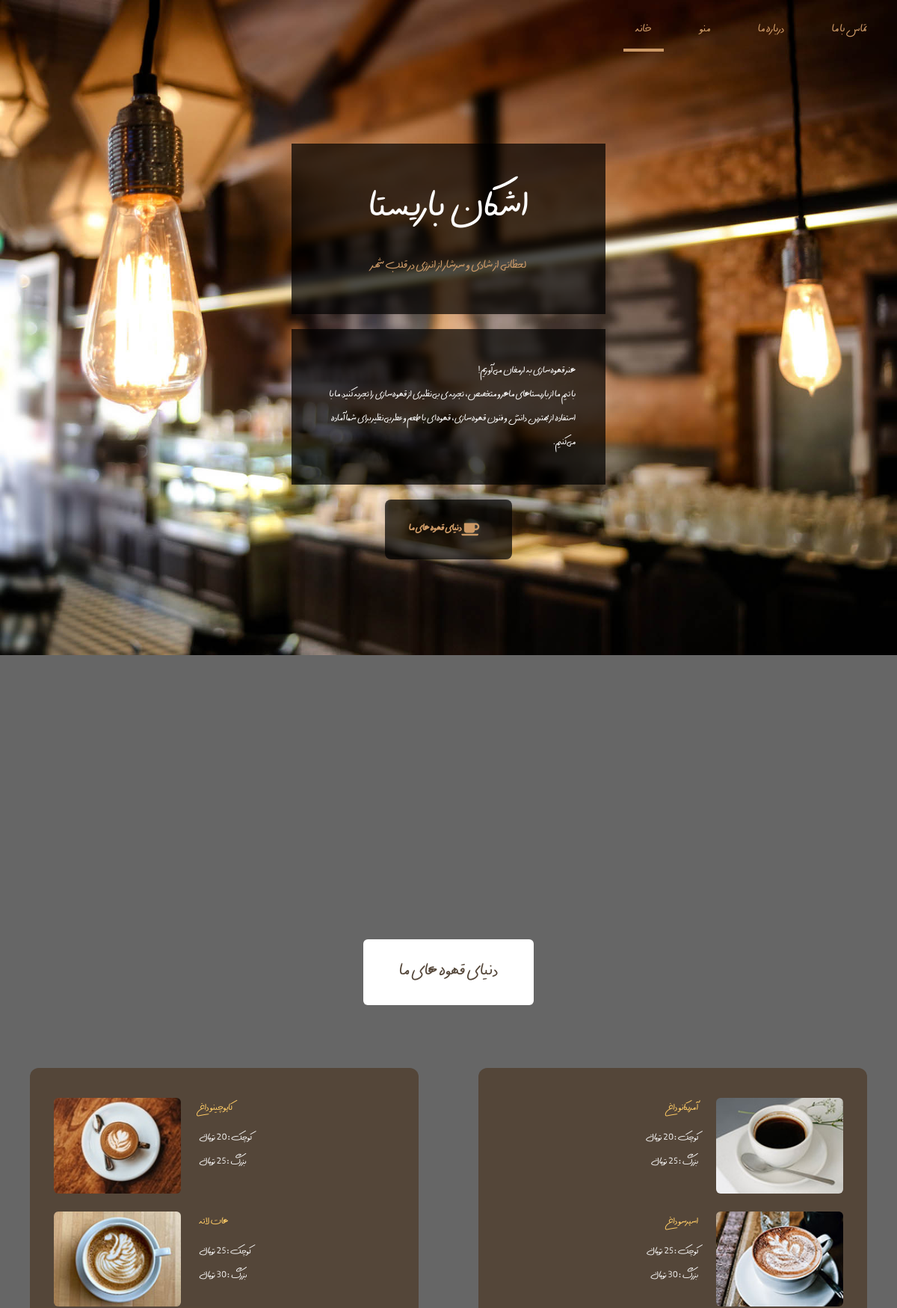
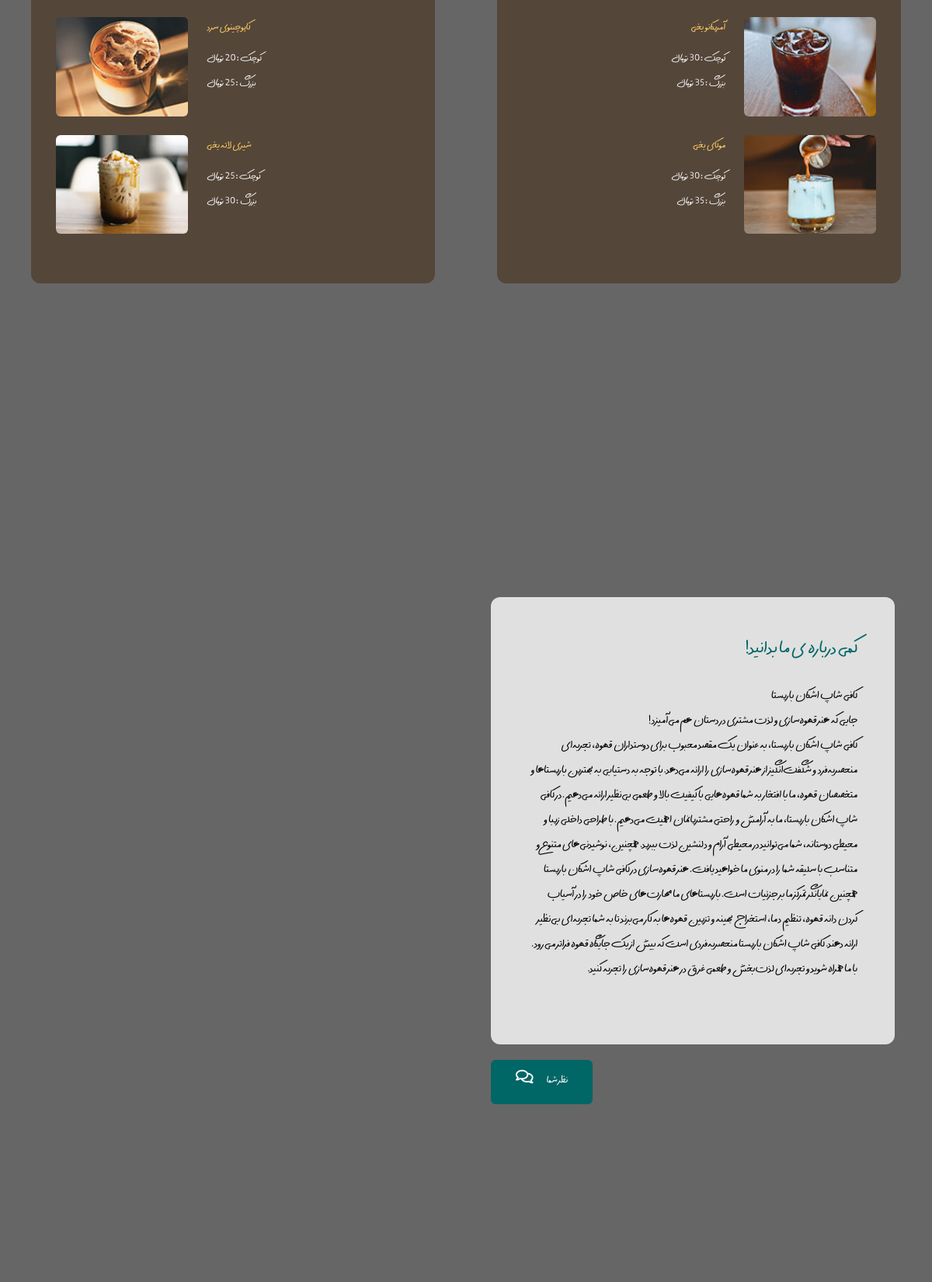
The page / (upper part) on the database its author committed (2 pictures, top to bottom).
### index_app/models.py (models this page shows, shortened)
class Coffee(models.Model):
    coffeeName=models.CharField(default='',max_length=50)
    coffeeImage=models.ImageField(upload_to="images")
    coffeeSmall=models.IntegerField(default=20)
    coffeeBig=models.IntegerField(default=20)

### index_app/views.py (the view)
# urls.py: path('',index)
def index(request):
    coffees = Coffee.objects.all()
    list1 = []
    list2 = []
    count = 0
    for i in coffees:
        if count % 2 == 0:
            list1.append(i)
        else:
            list2.append(i)
        count += 1
    name = request.GET.get("name")
    email = request.GET.get("email")
    text = request.GET.get("message")
    if name is not None and email is not None and text is not None:
        ClientComment.objects.create(name=name, email=email, text=text)
        return redirect("/")
    return render(request, "index_app/index.html", context={"list1": list1, "list2": list2})

### index_app/templates/index_app/index.html (shortened to what this page needs)
<!DOCTYPE html>
<html lang="en">
<head>
    {% load static %}
    <link rel="stylesheet" href="{% static 'index_app/css/all.min.css' %}">
    <link rel="stylesheet" href="{% static 'index_app/css/tailwind.css' %}">
    <link rel="stylesheet" href="{% static 'index_app/css/tooplate-antique-cafe.css' %}">
</head>
<body style="font-family: digi_maryam;">
<div id="intro" class="parallax-window" data-parallax="scroll"
     data-image-src="{% static 'index_app/img/antique-cafe-bg-01.jpg' %}">
    <nav id="tm-nav" class="fixed w-full">
        <div class="tm-container mx-auto px-2 md:py-6 text-right">
            <ul class="mb-3 md:mb-0 text-2xl font-normal flex justify-end flex-col md:flex-row">
                <li class="inline-block mb-4 mx-4"><a href="#intro" class="tm-text-gold py-1 md:py-3 px-4">خانه</a></li>
                <li class="inline-block mb-4 mx-4"><a href="#menu" class="tm-text-gold py-1 md:py-3 px-4">منو</a></li>
                <li class="inline-block mb-4 mx-4"><a href="#about" class="tm-text-gold py-1 md:py-3 px-4">درباره ما</a>
                </li>
                <li class="inline-block mb-4 mx-4"><a href="#contact" class="tm-text-gold py-1 md:py-3 px-4">تماس با
                    ما</a></li>
            </ul>
        </div>
    </nav>
    <div class="container mx-auto px-2 tm-intro-width" dir="rtl">
        <div class="sm:pb-60 sm:pt-48 py-20">
            <div class="bg-black bg-opacity-70 p-12 mb-5 text-center">
                <h1 class="text-white text-5xl tm-logo-font mb-5" style="font-family: digi_maryam; font-size: 80px;">
                    اشکان باریستا</h1>
                <p class="tm-text-gold tm-text-2xl" style="font-size: 25px;">لحظاتی از شادی و سرشار از انرژی در قلب
                    شهر</p>
            </div>
            <div class="bg-black bg-opacity-70 p-10 mb-5">
                <p class="text-white leading-8 text-sm font-light" style="font-size: 20px;">
                    هنر قهوه‌سازی به ارمغان می‌آوریم!
                    <br/>
                    با تیم ما از باریستاهای ماهر و متخصص، تجربه‌ی بی‌نظیری از قهوه‌سازی را تجربه کنید. ما با استفاده از
                    بهترین دانش و فنون قهوه‌سازی، قهوه‌ای با طعم و عطر بی‌نظیر برای شما آماده می‌کنیم.
                </p>
            </div>
            <div class="text-center">
                <div class="inline-block">
                    <a href="#menu"
                       class="flex justify-center items-center bg-black bg-opacity-70 py-6 px-8 rounded-lg font-semibold tm-text-2xl tm-text-gold hover:text-gray-200 transition">
                        <i class="fas fa-coffee mr-3"></i>
                        <span>دنیای قهوه های ما</span>
                    </a>
                </div>
            </div>
        </div>
    </div>
</div>
<div id="menu" class="parallax-window" data-parallax="scroll"
     data-image-src="{% static 'index_app/img/antique-cafe-bg-02.jpg' %}">
    <div class="container mx-auto tm-container py-24 sm:py-48">
        <div class="text-center mb-16">
            <h2 class="bg-white tm-text-brown py-6 px-12 text-4xl font-medium inline-block rounded-md">دنیای قهوه های
                ما</h2>
        </div>
        <div class="flex flex-col lg:flex-row justify-around items-center">
            <div class="flex-1 m-5 rounded-xl px-4 py-6 sm:px-8 sm:py-10 tm-bg-brown tm-item-container">
                {% for i in list1 %}
                <div class="flex items-start mb-6 tm-menu-item">
                    <img src="{{ i.coffeeImage.url }}" alt="Image" class="rounded-md" width="170px" height="120px">
                    <div class="ml-3 sm:ml-6">
                        <h3 class="text-lg sm:text-xl mb-2 sm:mb-3 tm-text-yellow">{{ i.coffeeName }}</h3>
                        <div class="text-white text-md sm:text-lg font-light mb-1">  کوچک : {{ i.coffeeSmall }} تومان </div>
                        <div class="text-white text-md sm:text-lg font-light">  بزرگ :  {{ i.coffeeBig }} تومان </div>
                    </div>
                </div>
                {% endfor %}
            </div>
            <div class="flex-1 m-5 rounded-xl px-4 py-6 sm:px-8 sm:py-10 tm-bg-brown tm-item-container">
                {% for j in list2 %}
                <div class="flex items-start justify-end mb-6 tm-menu-item-2">
                    <div class="text-right mr-6">
                        <h3 class="text-lg sm:text-xl mb-2 sm:mb-3 tm-text-yellow">{{ j.coffeeName }}</h3>
                        <div class="text-white text-md sm:text-lg font-light mb-1"> کوچک : {{ j.coffeeSmall }} تومان </div>
                        <div class="text-white text-md sm:text-lg font-light"> بزرگ : {{ j.coffeeBig }} تومان </div>
                    </div>
                    <img src="{{ j.coffeeImage.url }}" alt="Image" class="rounded-md" width="170px" height="120px">
                </div>
                {% endfor %}
            </div>
        </div>
    </div>
</div>
<div id="about" class="parallax-window" data-parallax="scroll"
     data-image-src="{% static 'index_app/img/antique-cafe-bg-03.jpg' %}">
    <div class="container mx-auto tm-container py-24 sm:py-48">
        <div class="tm-item-container sm:ml-auto sm:mr-12 mx-auto sm:px-0 px-4">
            <div class="bg-white bg-opacity-80 p-12 pb-14 rounded-xl mb-5" dir="rtl">
                <h2 class="mb-6 tm-text-green text-4xl font-medium">کمی درباره ی ما بدانید!</h2>
                <p class="mb-6 text-base leading-8" style="font-size: 23px;">
                    کافی شاپ اشکان باریستا
                    <br>
                    جایی که هنر قهوه‌سازی و لذت مشتری در دستان هم می‌آمیزد!
                    <br>
                    کافی شاپ اشکان باریستا، به عنوان یک مقصد محبوب برای دوستداران قهوه، تجربه‌ای منحصربه‌فرد و
                    شگفت‌انگیز از هنر قهوه‌سازی را ارائه می‌دهد. با توجه به دستیابی به بهترین باریستاها و متخصصان قهوه،
                    ما با افتخار به شما قهوه‌هایی با کیفیت بالا و طعمی بی‌نظیر ارائه می‌دهیم.
                    در کافی شاپ اشکان باریستا، ما به آرامش و راحتی مشتریانمان اهمیت می‌دهیم. با طراحی داخلی زیبا و محیطی
                    دوستانه، شما می‌توانید در محیطی آرام و دلنشین لذت ببرید. همچنین، نوشیدنی‌های متنوع و متناسب با سلیقه
                    شما را در منوی ما خواهید یافت.
                    هنر قهوه‌سازی در کافی شاپ اشکان باریستا همچنین نمایانگر تمرکز ما بر جزئیات است. باریستاهای ما
                    مهارت‌های خاص خود را در آسیاب کردن دانه قهوه، تنظیم دما، استخراج بهینه و تزیین قهوه‌ها به کار
                    می‌برند تا به شما تجربه‌ای بی‌نظیر ارائه دهند.
                    کافی شاپ اشکان باریستا منحصربه‌فردی است که بیش از یک جایگاه قهوه فراتر می‌رود. با ما همراه شوید و
                    تجربه‌ای لذت‌بخش و طعمی غرق در هنر قهوه‌سازی را تجربه کنید.
                </p>
            </div>
            <a href="#contact" class="inline-block tm-bg-green transition text-white text-xl pt-3 pb-4 px-8 rounded-md">
                <i class="far fa-comments mr-4"></i>
                نظر شما
            </a>
        </div>
    </div>
</div>
<div id="contact" class="parallax-window relative" data-parallax="scroll"
     data-image-src="{% static 'index_app/img/antique-cafe-bg-04.jpg' %}">
    <div class="container mx-auto tm-container pt-24 pb-48 sm:py-48">
    </div>
</div>
</body>
</html>

### index_app/static/index_app/css/tooplate-antique-cafe.css (style rules this page uses)
body { font-family: 'Raleway', sans-serif; background-color: #666; }
.tm-logo-font { font-family: 'Oswald', sans-serif; }
.tm-container { max-width: 1200px; }
.parallax-window { min-height: 1064px; background: transparent; }
.tm-text-yellow { color: #FC6; }
.tm-text-gold { color: #CC9966; }
.tm-text-brown { color: #544639; }
.tm-text-green { color: #006666; }
.tm-bg-brown { background-color: #544639; }
.tm-bg-green { background-color: #006666; }
.tm-intro-width { max-width: 436px; }
.tm-item-container { max-width: 520px; }
#tm-nav { z-index: 1000; transition: all 0.3s ease; }
#tm-nav li a { border-bottom-color: transparent; transition: all 0.3s ease; }
#tm-nav li a.current, #tm-nav li a:hover { border-bottom: 4px solid #CC9966; }
.tm-text-2xl { font-size: 1.2rem; line-height: 2rem; }

### rows shown on the page
Coffee: coffeeImage (picture), coffeeName "کاپوچینو داغ"
Coffee: coffeeImage (picture), coffeeName "هات لاته"
Coffee: coffeeImage (picture), coffeeName "کاپوچینوی سرد"
Coffee: coffeeImage (picture), coffeeName "شیری لاته یخی"
Coffee: coffeeName "آمریکانو داغ", coffeeImage (picture)
Coffee: coffeeName "اسپرسو داغ", coffeeImage (picture)
Coffee: coffeeName "آمریکانو یخی", coffeeImage (picture)
Coffee: coffeeName "موکای یخی", coffeeImage (picture)
